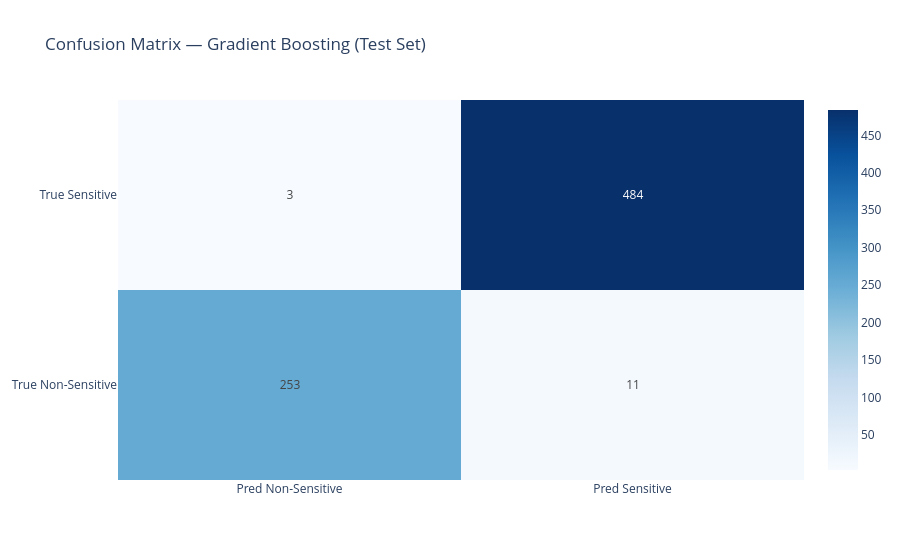
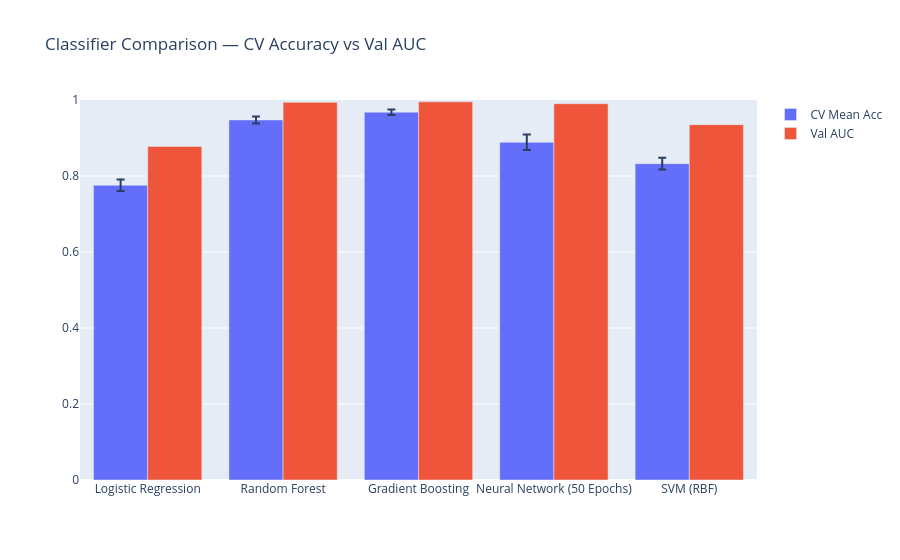

Write notebook code for charts like these, in order.
### Markdown cell above
## Section 6 — Final Evaluation on Held-Out Test Set

Test set was **not touched** during training or hyperparameter selection.

### Code cell
from sklearn.metrics import classification_report, confusion_matrix
import plotly.graph_objects as go

best_model_name = cv_df.sort_values('Val AUC', ascending=False).iloc[0]['Model']
best_pipe = trained_models[best_model_name]

print(f'Best model (by Val AUC): {best_model_name}')
y_pred_test = best_pipe.predict(X_test)
print('\nClassification Report (Test Set):')
print(classification_report(y_test, y_pred_test,
      target_names=['Non-Sensitive', 'Sensitive']))

# Confusion matrix
cm = confusion_matrix(y_test, y_pred_test)
fig_cm = go.Figure(go.Heatmap(
    z=cm, x=['Pred Non-Sensitive','Pred Sensitive'],
    y=['True Non-Sensitive','True Sensitive'],
    colorscale='Blues', showscale=True,
    text=cm.astype(str), texttemplate='%{text}'
))
fig_cm.update_layout(title=f'Confusion Matrix — {best_model_name} (Test Set)')
fig_cm.show()

# CV comparison chart
fig_cv = go.Figure()
fig_cv.add_trace(go.Bar(name='CV Mean Acc', x=cv_df['Model'], y=cv_df['CV Mean Acc'],
                         error_y=dict(type='data', array=cv_df['CV Std'].tolist())))
fig_cv.add_trace(go.Bar(name='Val AUC',     x=cv_df['Model'], y=cv_df['Val AUC']))
fig_cv.update_layout(title='Classifier Comparison — CV Accuracy vs Val AUC',
                      barmode='group', yaxis=dict(range=[0,1]))
fig_cv.show()

### Figure 1 — Plotly figure (JSON) as saved in the notebook; plotly's stock layout.template omitted (floating-point values rounded to 4 significant figures)
{"data": [{"colorscale": [[0.0, "rgb(247,251,255)"], [0.125, "rgb(222,235,247)"], [0.25, "rgb(198,219,239)"], [0.375, "rgb(158,202,225)"], [0.5, "rgb(107,174,214)"], [0.625, "rgb(66,146,198)"], [0.75, "rgb(33,113,181)"], [0.875, "rgb(8,81,156)"], [1.0, "rgb(8,48,107)"]], "showscale": true, "text": [["253", "11"], ["3", "484"]], "texttemplate": "%{text}", "type": "heatmap", "x": ["Pred Non-Sensitive", "Pred Sensitive"], "y": ["True Non-Sensitive", "True Sensitive"], "z": [[253, 11], [3, 484]]}], "layout": {"title": {"text": "Confusion Matrix — Gradient Boosting (Test Set)"}}}

### Figure 2 — Plotly figure (JSON) as saved in the notebook; plotly's stock layout.template omitted (floating-point values rounded to 4 significant figures)
{"data": [{"error_y": {"array": [0.0153, 0.0092, 0.0072, 0.0204, 0.0153], "type": "data"}, "name": "CV Mean Acc", "type": "bar", "x": ["Logistic Regression", "Random Forest", "Gradient Boosting", "Neural Network (50 Epochs)", "SVM (RBF)"], "y": [0.7757, 0.9476, 0.968, 0.8885, 0.8325]}, {"name": "Val AUC", "type": "bar", "x": ["Logistic Regression", "Random Forest", "Gradient Boosting", "Neural Network (50 Epochs)", "SVM (RBF)"], "y": [0.8779, 0.9939, 0.9951, 0.9903, 0.9351]}], "layout": {"barmode": "group", "title": {"text": "Classifier Comparison — CV Accuracy vs Val AUC"}, "yaxis": {"range": [0, 1]}}}
